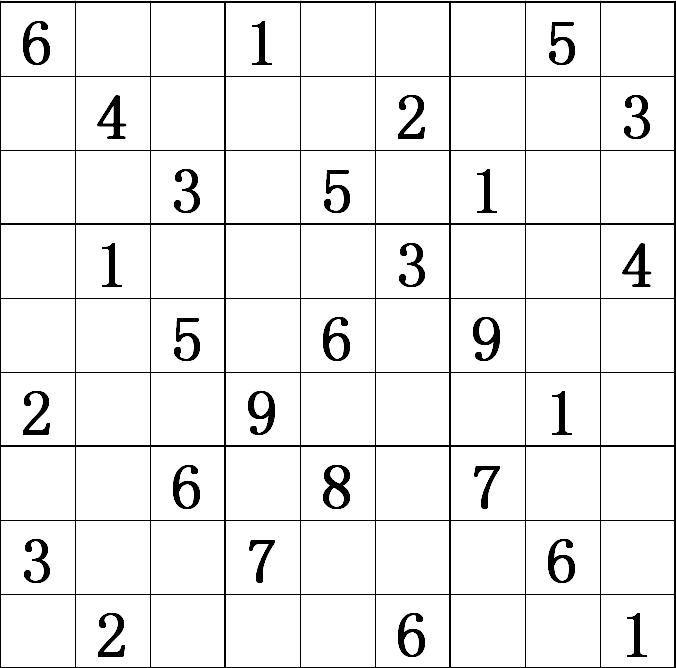
#> input picture resources/images/shudu.png, 676 x 668 px
$ python '061-Harris角点检测.py'
#> lines starting #> are read from the running program, lines starting #| are printed output that depends on the picture; after the words box and inside, x2 and y2 are one past the last pixel; in counts of white or black regions, pixels touching at a corner belong together
# 角点
# 光滑地区，无论向哪里移动，衡量系数都不变
# 边缘地区，垂直边缘移动时，衡量系数变化剧烈
# 焦点处，往任何方向移动，衡量系数变化剧烈
# API Harris角点检测
# cornerHarris(img,dst,blockSize,ksize,k)
# img
# 检测窗口大小
# 索贝尔卷积核
# 权重系数经验值0.噢到0.04，取0，04
# 返回值为角点的矩阵dst

import cv2 as cv
import numpy as np
blockSize = 2
ksize = 3
k = 0.04

img = cv.imread('../resources/images/shudu.png')
#> img is the input picture: shape (668, 676, 3); min 0, max 255, mean 238.3
# 灰度化
grey = cv.cvtColor(img, cv.COLOR_BGR2GRAY)
#
dst = cv.cornerHarris(grey, blockSize, ksize, k)
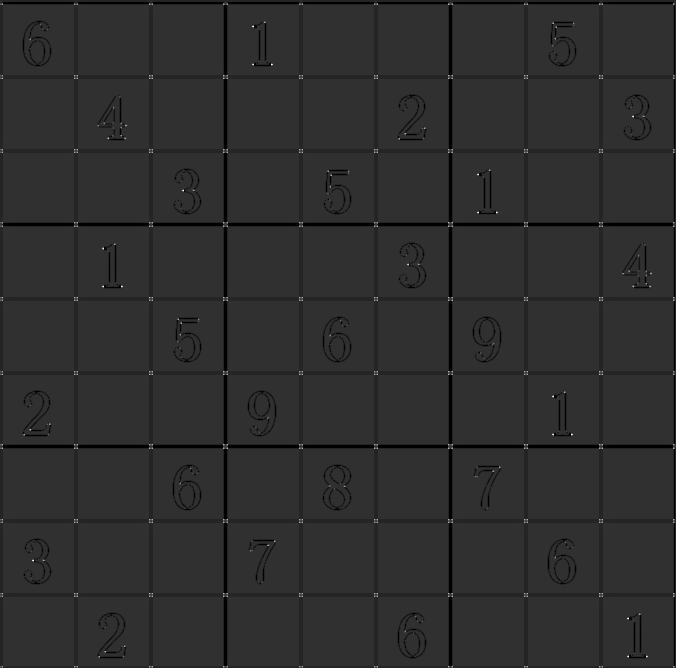
#> dst: shape (668, 676) float32; min -0.04, max 0.169, mean -0.00193; drawn with min black and max white
# 角点展示
img[dst > 0.01*dst.max()] = [0, 0, 255]
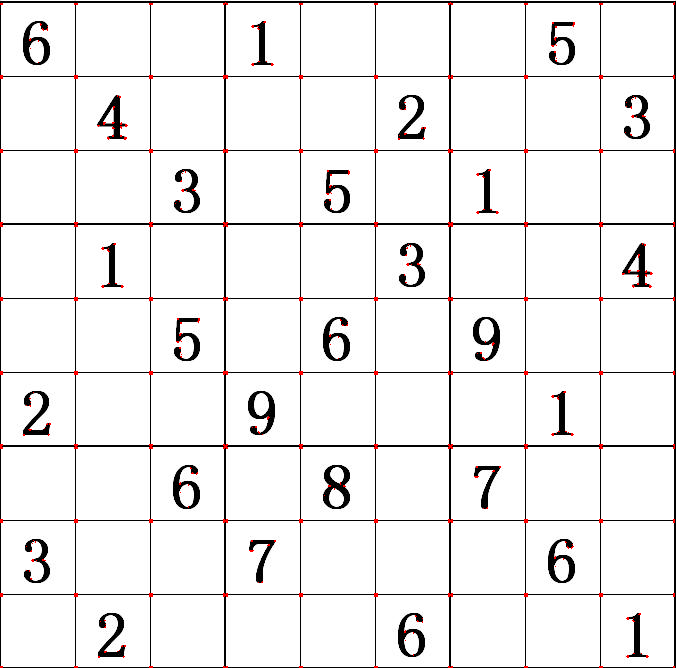
#> img: shape (668, 676, 3); 0.5% of pixels changed, all inside (x1, y1, x2, y2) = (0, 2, 675, 668)
cv.imshow('harris', img)
if cv.waitKey(0) & 0xFF == ord('q'):
#> (key q is pressed here)
    cv.destroyAllWindows()
